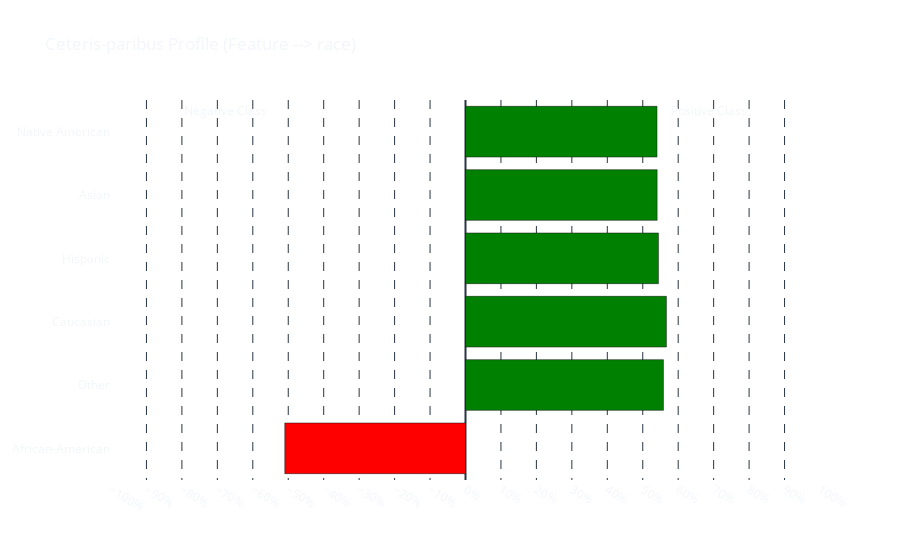
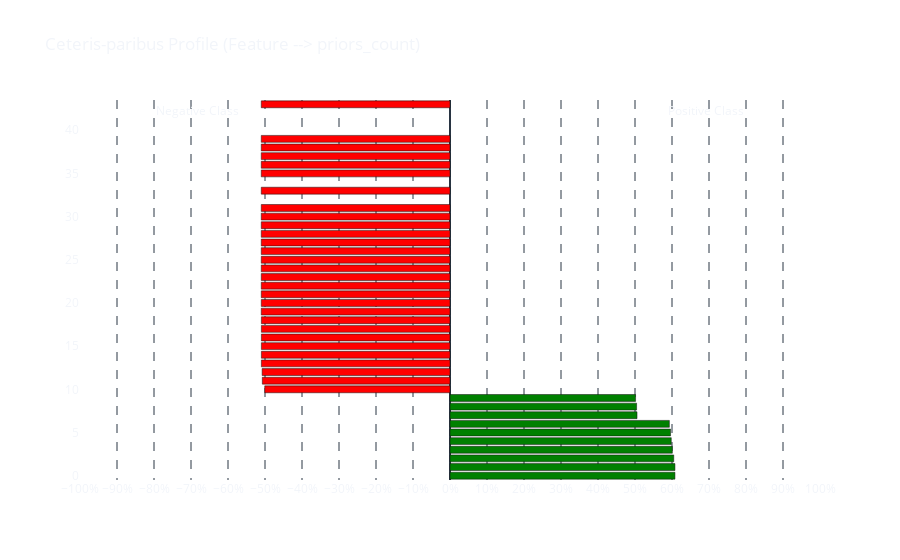
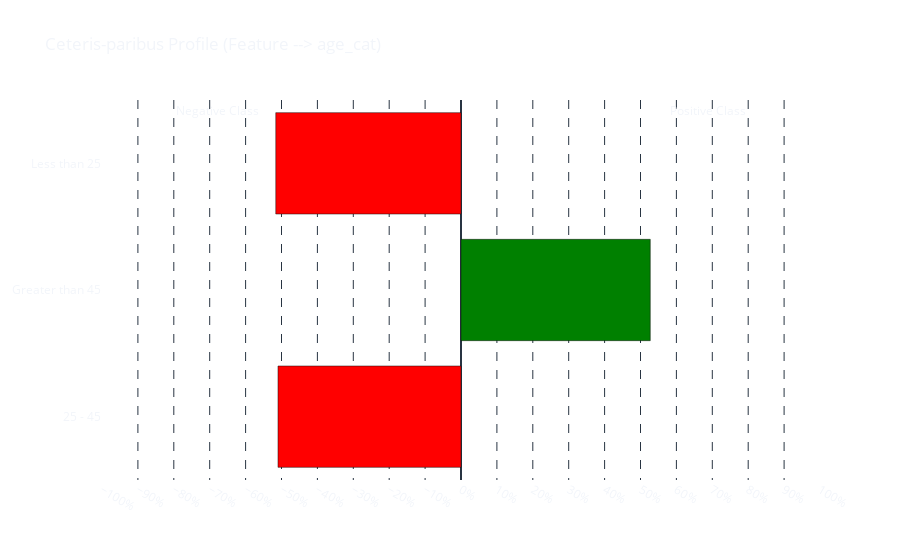

The cell these charts' notebook holds for them, in order:
### Markdown cell above
Now, let us evaluate this sample, permutating the selected features by their possible unique values, for "_race_", "_priors_count_", and "_age_".

### Code cell
make_cp_profile(X, 'race', X_test.iloc[12], model_rf)
make_cp_profile(X, 'priors_count', X_test.iloc[12], model_rf)
make_cp_profile(X, 'age_cat', X_test.iloc[12], model_rf)

### Figure 1 — Plotly figure (JSON) as saved in the notebook; plotly's stock layout.template omitted (floating-point values rounded to 4 significant figures)
{"data": [{"marker": {"color": ["red", "green", "green", "green", "green", "green"]}, "orientation": "h", "type": "bar", "x": [-50.98, 55.84, 56.67, 54.43, 54.06, 54.02], "y": ["African-American", "Other", "Caucasian", "Hispanic", "Asian", "Native American"]}], "layout": {"annotations": [{"showarrow": false, "text": "Positive Class", "x": 0.9, "xref": "paper", "y": 1, "yref": "paper"}, {"showarrow": false, "text": "Negative Class", "x": 0.1, "xref": "paper", "y": 1, "yref": "paper"}], "paper_bgcolor": "rgba(0, 0, 0, 0)", "plot_bgcolor": "rgba(0, 0, 0, 0)", "title": {"text": "Ceteris-paribus Profile (Feature --> race)"}, "xaxis": {"dtick": 10, "griddash": "dash", "range": [-100, 100], "tick0": 0, "tickmode": "linear", "ticksuffix": "%"}}}

### Figure 2 — Plotly figure (JSON) as saved in the notebook; plotly's stock layout.template omitted (floating-point values rounded to 4 significant figures)
{"data": [{"marker": {"color": ["red", "green", "green", "red", "green", "green", "green", "green", "green", "red", "green", "green", "green", "red", "red", "red", "red", "red", "red", "red", "red", "red", "red", "red", "red", "red", "red", "red", "red", "red", "red", "red", "red", "red", "red", "red", "red", "red", "red"]}, "orientation": "h", "type": "bar", "x": [-50.98, 60.79, 59.81, -50.98, 60.1, 60.79, 50.55, 59.29, 59.61, -50.98, 60.47, 50.43, 50.15, -50.98, -51.01, -51.01, -51.01, -51.01, -50.08, -51.01, -50.72, -51.01, -51.01, -51.01, -51.01, -50.78, -51.01, -50.98, -50.98, -51.01, -51.01, -51.01, -51.01, -51.01, -51.01, -51.01, -51.01, -51.01, -51.01], "y": [18, 0, 4, 14, 3, 1, 7, 6, 5, 13, 2, 8, 9, 15, 19, 21, 22, 20, 10, 28, 11, 23, 25, 24, 36, 12, 29, 16, 17, 33, 30, 43, 27, 26, 38, 37, 35, 31, 39]}], "layout": {"annotations": [{"showarrow": false, "text": "Positive Class", "x": 0.9, "xref": "paper", "y": 1, "yref": "paper"}, {"showarrow": false, "text": "Negative Class", "x": 0.1, "xref": "paper", "y": 1, "yref": "paper"}], "paper_bgcolor": "rgba(0, 0, 0, 0)", "plot_bgcolor": "rgba(0, 0, 0, 0)", "title": {"text": "Ceteris-paribus Profile (Feature --> priors_count)"}, "xaxis": {"dtick": 10, "griddash": "dash", "range": [-100, 100], "tick0": 0, "tickmode": "linear", "ticksuffix": "%"}}}

### Figure 3 — Plotly figure (JSON) as saved in the notebook; plotly's stock layout.template omitted (floating-point values rounded to 4 significant figures)
{"data": [{"marker": {"color": ["red", "green", "red"]}, "orientation": "h", "type": "bar", "x": [-50.98, 52.72, -51.6], "y": ["25 - 45", "Greater than 45", "Less than 25"]}], "layout": {"annotations": [{"showarrow": false, "text": "Positive Class", "x": 0.9, "xref": "paper", "y": 1, "yref": "paper"}, {"showarrow": false, "text": "Negative Class", "x": 0.1, "xref": "paper", "y": 1, "yref": "paper"}], "paper_bgcolor": "rgba(0, 0, 0, 0)", "plot_bgcolor": "rgba(0, 0, 0, 0)", "title": {"text": "Ceteris-paribus Profile (Feature --> age_cat)"}, "xaxis": {"dtick": 10, "griddash": "dash", "range": [-100, 100], "tick0": 0, "tickmode": "linear", "ticksuffix": "%"}}}
